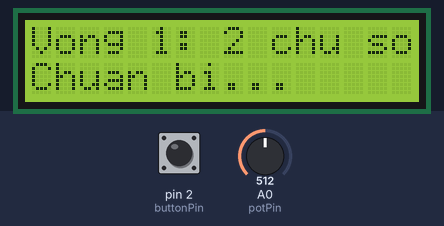
Bench run of a sketch on a simulated Arduino Uno, built with avr-gcc and run on an emulated ATmega328P. Shown: 16×2 character LCD. The inputs (shaded band) are chosen by the test bench; at power-on: A0 (potPin) = 512, pin 2 (buttonPin) HIGH. Random numbers use the default seed unless the sketch sets one.

Above: at 2.7 s.
2.8 s: A0 (potPin) set to 716
At 5.6 s:
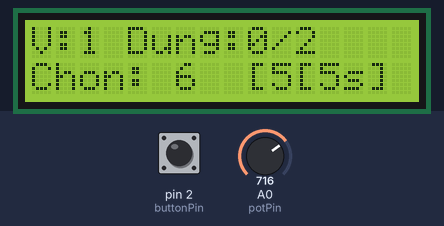
5.8 s: pin 2 (buttonPin) pulled LOW for 0.15 s
At 7.1 s:
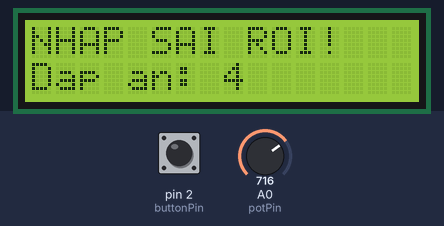
8.9 s: pin 2 (buttonPin) pulled LOW for 1 s
At 11.2 s:
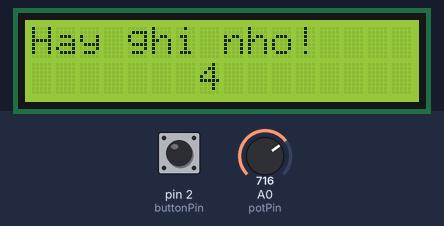
12.9 s: A0 (potPin) set to 900
At 14.5 s:
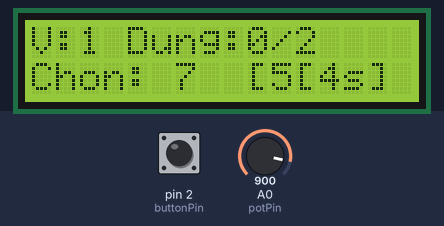
15.9 s: A0 (potPin) set to 1023
At 17.5 s:
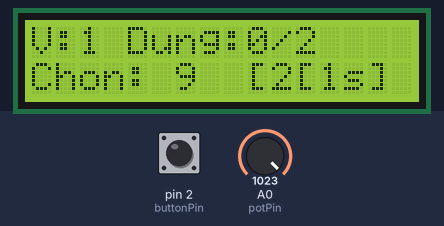
Timing chart, 0 to 19.0 s (numbered marks = the images above; inputs shaded):
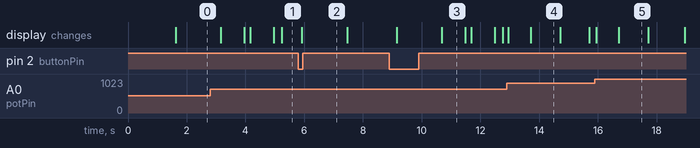

The sketch:

Bai3.ino
```cpp
#include <Wire.h>
#include <LiquidCrystal_I2C.h>
LiquidCrystal_I2C lcd(0x27, 16, 2);
const int potPin = A0;
const int buttonPin = 2;
enum GameState {
  STATE_INIT,
  STATE_SHOW_SEQUENCE,
  STATE_WAIT_INPUT,
  STATE_GAME_OVER
};
GameState currentState = STATE_INIT;
int currentRound = 1;
int sequenceLength = 2;
int sequence[50];
int inputIndex = 0;
int maxSequenceAchieved = 0;
int selectedDigit = 0;
int lastSelectedDigit = -1;
int lastButtonReading = HIGH;
int buttonState = HIGH;
unsigned long lastDebounceTime = 0;
const unsigned long debounceDelay = 50;
unsigned long inputStartTime = 0;
const unsigned long inputTimeout = 5000;

void generateSequence() {
  for (int i = 0; i < sequenceLength; i++) {
    sequence[i] = random(0, 10);
  }
}

void setup() {
  Serial.begin(115200);
  pinMode(buttonPin, INPUT_PULLUP);
  randomSeed(analogRead(A1));

  lcd.init();
  lcd.backlight();
  lcd.clear();

  lcd.setCursor(0, 0);
  lcd.print("TRO CHOI GHI NHO");
  lcd.setCursor(0, 1);
  lcd.print("DAY SO DUNG");
  delay(1500);

  currentState = STATE_INIT;
}

void loop() {
  int reading = digitalRead(buttonPin);
  bool buttonPressed = false;

  if (reading != lastButtonReading) {
    lastDebounceTime = millis();
  }

  if ((millis() - lastDebounceTime) > debounceDelay) {
    if (reading != buttonState) {
      buttonState = reading;
      if (buttonState == LOW) {
        buttonPressed = true;
      }
    }
  }
  lastButtonReading = reading;

  switch (currentState) {
    case STATE_INIT: {
      inputIndex = 0;
      generateSequence();

      lcd.clear();
      lcd.setCursor(0, 0);
      lcd.print("Vong ");
      lcd.print(currentRound);
      lcd.print(": ");
      lcd.print(sequenceLength);
      lcd.print(" chu so");
      lcd.setCursor(0, 1);
      lcd.print("Chuan bi...");
      delay(1500);

      currentState = STATE_SHOW_SEQUENCE;
      break;
    }

    case STATE_SHOW_SEQUENCE: {
      lcd.clear();
      lcd.setCursor(0, 0);
      lcd.print("Hay ghi nho!");

      for (int i = 0; i < sequenceLength; i++) {
        lcd.setCursor(7, 1);
        lcd.print(sequence[i]);
        delay(800);

        lcd.setCursor(7, 1);
        lcd.print(" ");
        delay(200);
      }

      inputIndex = 0;
      lastSelectedDigit = -1;
      inputStartTime = millis();

      lcd.clear();
      lcd.setCursor(0, 0);
      lcd.print("V:");
      lcd.print(currentRound);
      lcd.print(" Dung:");
      lcd.print(inputIndex);
      lcd.print("/");
      lcd.print(sequenceLength);

      currentState = STATE_WAIT_INPUT;
      break;
    }

    case STATE_WAIT_INPUT: {
      unsigned long elapsed = millis() - inputStartTime;
      if (elapsed >= inputTimeout) {
        lcd.clear();
        lcd.setCursor(0, 0);
        lcd.print("HET GIO 5 GIAY!");
        delay(1200);
        currentState = STATE_GAME_OVER;
        return;
      }

      int timeLeft = (inputTimeout - elapsed + 999) / 1000;

      int potVal = analogRead(potPin);
      selectedDigit = map(potVal, 0, 1023, 0, 9);
      selectedDigit = constrain(selectedDigit, 0, 9);

      if (selectedDigit != lastSelectedDigit) {
        lastSelectedDigit = selectedDigit;
        lcd.setCursor(0, 1);
        lcd.print("Chon: ");
        lcd.print(selectedDigit);
        lcd.print("  [");
        lcd.print(timeLeft);
        lcd.print("s] ");
      } else {
        lcd.setCursor(11, 1);
        lcd.print("[");
        lcd.print(timeLeft);
        lcd.print("s]");
      }

      if (buttonPressed) {
        if (selectedDigit == sequence[inputIndex]) {
          inputIndex++;
          inputStartTime = millis();

          lcd.setCursor(0, 0);
          lcd.print("V:");
          lcd.print(currentRound);
          lcd.print(" Dung:");
          lcd.print(inputIndex);
          lcd.print("/");
          lcd.print(sequenceLength);
          lcd.print(" ");

          if (inputIndex == sequenceLength) {
            if (sequenceLength > maxSequenceAchieved) {
              maxSequenceAchieved = sequenceLength;
            }

            lcd.clear();
            lcd.setCursor(0, 0);
            lcd.print("CHINH XAC!");
            lcd.setCursor(0, 1);
            lcd.print("Hoan thanh vong!");
            delay(1200);

            currentRound++;
            sequenceLength++;
            currentState = STATE_INIT;
          }
        } else {
          lcd.clear();
          lcd.setCursor(0, 0);
          lcd.print("NHAP SAI ROI!");
          lcd.setCursor(0, 1);
          lcd.print("Dap an: ");
          lcd.print(sequence[inputIndex]);
          delay(1500);
          currentState = STATE_GAME_OVER;
        }
      }
      break;
    }

    case STATE_GAME_OVER: {
      lcd.clear();
      lcd.setCursor(0, 0);
      lcd.print("TRO CHOI KET THUC");
      lcd.setCursor(0, 1);
      lcd.print("Max chu so: ");
      lcd.print(maxSequenceAchieved);

      while (true) {
        int r = digitalRead(buttonPin);
        if (r == LOW) {
          delay(200);
          break;
        }
        delay(20);
      }

      currentRound = 1;
      sequenceLength = 2;
      currentState = STATE_INIT;
      break;
    }
  }

  delay(20);
}
```

Measured:
- after the input at 8.9 s, the display: first changes after 0.25 s (image 3 shows a later state)
- what the display in image 3 shows lasts 0.8 s, from 10.7 s to 11.5 s
- what the display in image 4 shows lasts 1.0 s, from 13.7 s to 14.7 s
